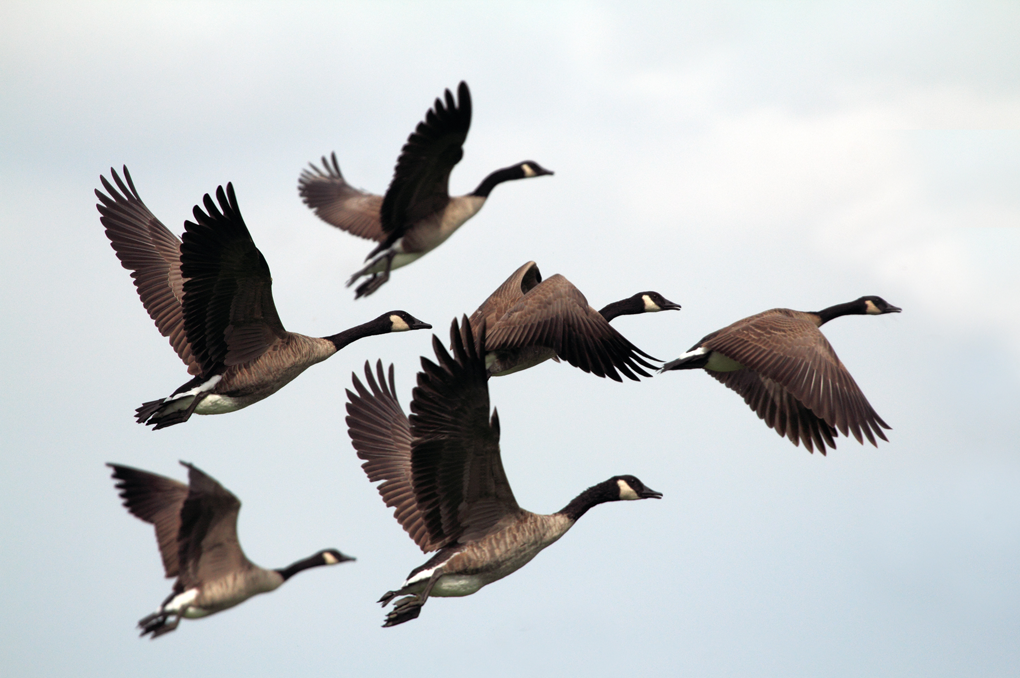
#> input picture lab/lab4/BirdFly.png, 1020 x 678 px, found by its file name
$ jupyter execute region_segment.ipynb
#> lines starting #> are read from the running program, lines starting #| are printed output that depends on the picture; after the words box and inside, x2 and y2 are one past the last pixel; in counts of white or black regions, pixels touching at a corner belong together
[cell 1]
import cv2
import numpy as np
import matplotlib.pyplot as plt

#### 自适应阈值化分割 ####
```
cv2.adaptiveThreshold(src, maxValue, adaptiveMethod, thresholdType, blockSize, C)
```
1. src--输入，灰度图像；
2. maxValue--二值化后图像中的较大灰度值（较小值始终为0）
3. adaptiveMethod--自适应阈值算法, 可选 ADAPTIVE_THRESH_MEAN_C（局部邻域块均值） 或 ADAPTIVE_THRESH_GAUSSIAN_C（局部邻域块高斯加权法）
4. thresholdType--二值化方法，只能选 THRESH_BINARY 或 THRESH_BINARY_INV；
5. blockSize--计算区域阈值的块大小，取奇数3、5、7等, 需多试几次；
6. C--常数，每个区域计算出的阈值的基础上再减去这个常数作为这个区域的最终阈值

[cell 2]
image = cv2.imread('../TestFigures/BirdFly.png')
#> image is the input picture: shape (678, 1020, 3); mean B, G, R 200.3, 198.2, 194.6
gray = cv2.cvtColor(image, cv2.COLOR_BGR2GRAY)
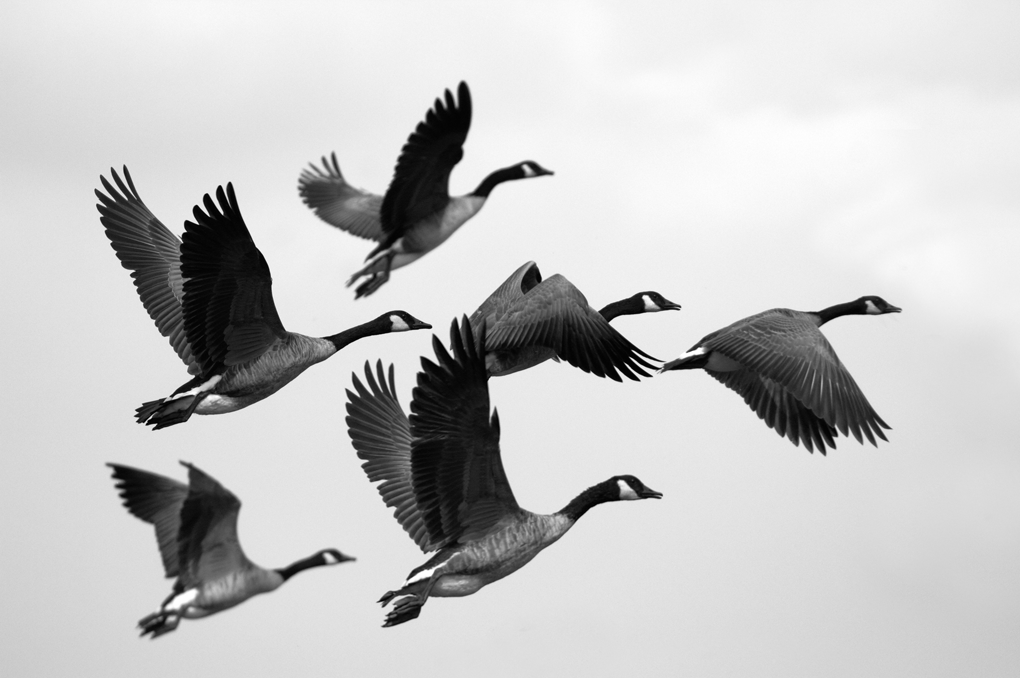
#> gray: shape (678, 1020); min 0, max 255, mean 197.3

# 自适应阈值化
bin_im = cv2.adaptiveThreshold(gray, 240, cv2.ADAPTIVE_THRESH_MEAN_C, cv2.THRESH_BINARY, blockSize=101, C=6)
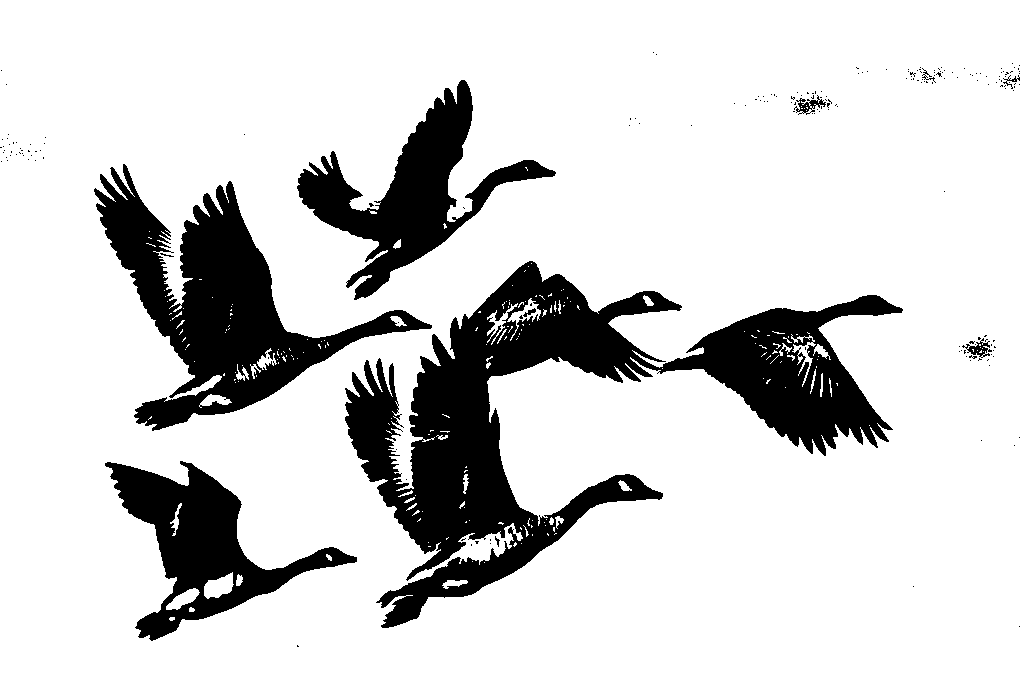
#> bin_im: shape (678, 1020); values 0 (black) and 240 (white), 82.7% white; 195 black regions (184 under 20 px), largest, box (x1, y1, x2, y2) and area: (345, 261, 903, 628) 59666, (94, 164, 432, 431) 27896, (297, 80, 556, 300) 16096

# 形态学开运算去除噪声
se = cv2.getStructuringElement(cv2.MORPH_RECT, (7, 7), (-1, -1))
bin_im = cv2.morphologyEx(bin_im, cv2.MORPH_OPEN, se)   # 开运算去除噪声
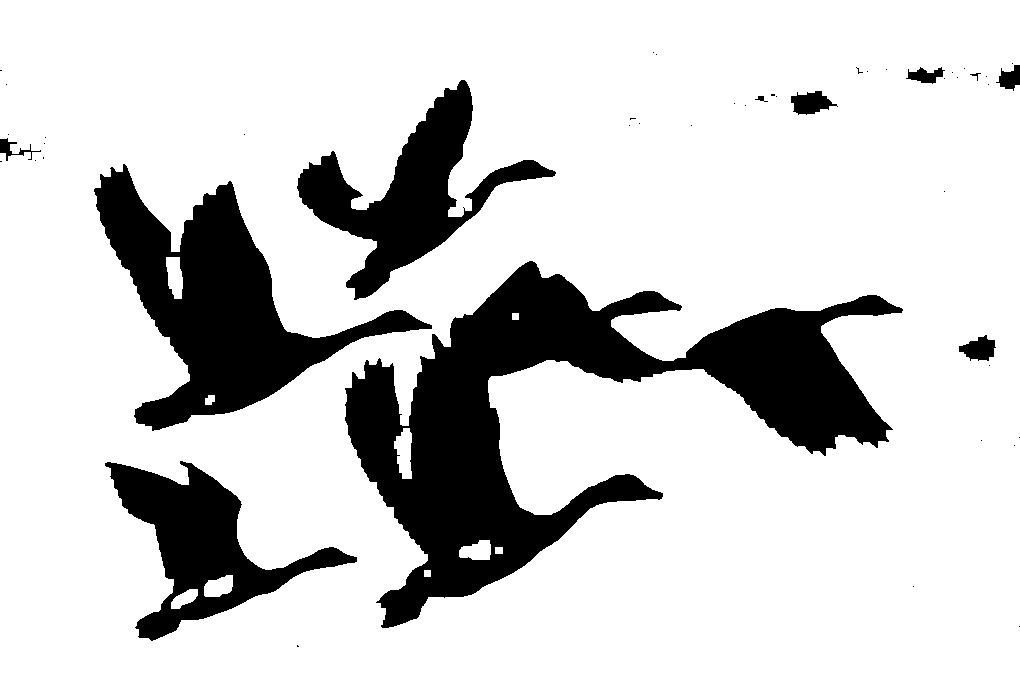
#> bin_im: shape (678, 1020); values 0 (black) and 240 (white), 81.3% white; 48 black regions (37 under 20 px), largest, box (x1, y1, x2, y2) and area: (345, 261, 903, 628) 65246, (94, 164, 432, 431) 30101, (297, 80, 556, 300) 16750

plt.rcParams['figure.figsize'] = [14, 12]
plt.subplot(121), plt.title('original')
plt.imshow(cv2.cvtColor(image, cv2.COLOR_BGR2RGB))

plt.subplot(122), plt.title('adapt_thresh')
plt.imshow(bin_im, cmap='gray')

plt.show()
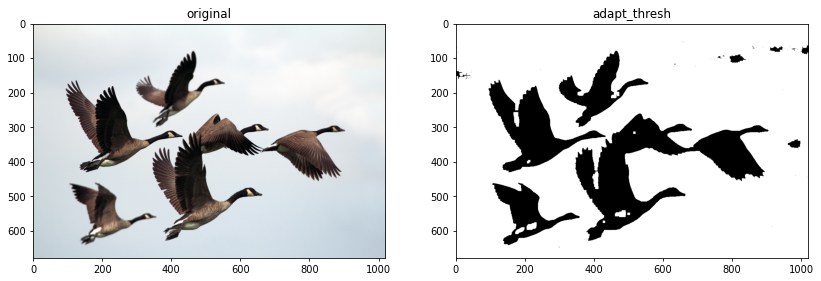
#> figure drawn by matplotlib, 2 panels

#np.min(bin_im)

#### 漫水填充法分割 ####
```
cv2.floodFill(src, mask, seed_point, new_val, low_diff, up_diff, flags)
```
1. src--输入，8位或浮点输入图像；
2. mask--单通道8位掩膜图像，长宽需比输入图像大两个像素，当flag指定FLOODFILL_MASK_ONLY时，算法不填充掩膜中非零像素区域，且填充的结果保存于 mask；
3. seed_point--种子点，即起始点；
4. new_val--像素点填充后被染色的值；
5. low_diff--待加入的像素与当前观察像素之间的颜色的最大负差值；
6. up_diff--待加入的像素与当前观察像素之间的颜色的最大正差值；
7. flags -- 操作标志符, 低八位用于控制算法的连通性，可取4(默认4连通)或者8，高8位建议 FLOODFILL_FIXED_RANGE, 此时考虑当前像素与种子像素之间的差，否则将考虑当前像素与其相邻像素的差

[cell 3]
rows, cols, _ = image.shape
#> rows = 678; cols = 1020
mask = np.zeros((rows+2, cols+2), dtype=np.uint8)
#mask[0:rows//2, 0:cols//2] = 1

newVal = (0, 200, 0)
lowV   = (60, 60, 60)
upV    = (50, 50, 50)
seed   = (200, 550)
flags  = 4 | cv2.FLOODFILL_FIXED_RANGE #| cv2.FLOODFILL_MASK_ONLY

ret, bin_im, mask, rect = cv2.floodFill(image.copy(), mask, seed, newVal, lowV, upV, flags)
#> bin_im: shape (678, 1020, 3)
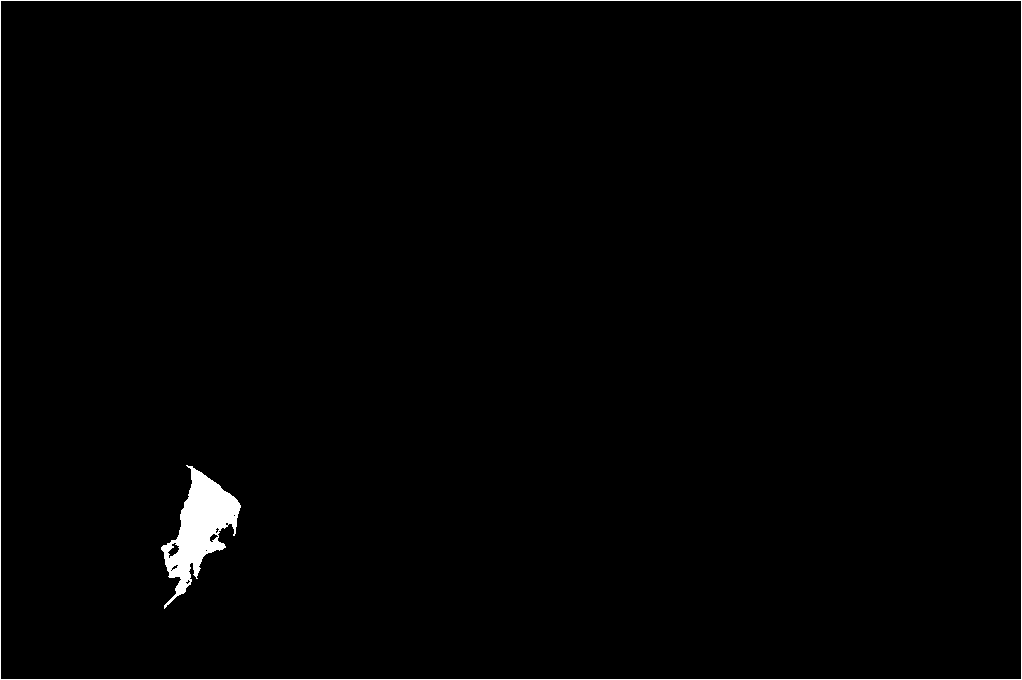
#> mask: shape (680, 1022); values 0 (black) and 1 (white), 1.1% white; 2 white regions, box (x1, y1, x2, y2) and area: (161, 465, 241, 609) 4579, (0, 0, 1022, 680) 3400
#> ret = 4579; rect = (160, 464, 80, 144)
# ret-填充像素数目，rect-填充矩形范围

#plt.rcParams['figure.figsize'] = [14, 12]
plt.subplot(121), plt.title('original')
plt.imshow(cv2.cvtColor(image, cv2.COLOR_BGR2RGB))

plt.subplot(122), plt.title('flood fill')
plt.imshow(bin_im, cmap='gray')

#bin_im.shape
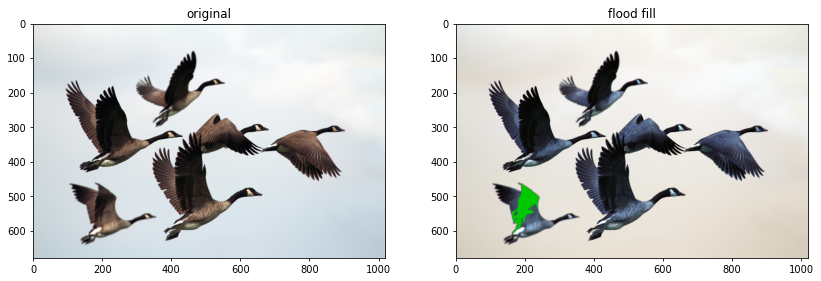
#> figure drawn by matplotlib, 2 panels; B, G, R data is drawn as R, G, B

$ run again, with lab/lab4/building.png copied over lab/lab4/BirdFly.png
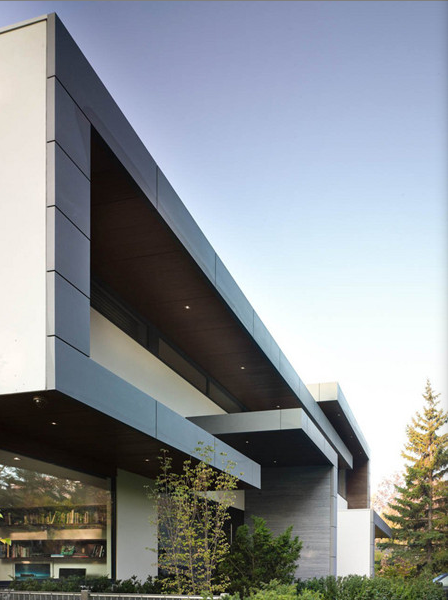
#> input picture lab/lab4/building.png, 448 x 600 px, found by its file name
#> image is the input picture: shape (600, 448, 3); mean B, G, R 148.6, 143.9, 138.7
#> `bin_im = cv2.adaptiveThreshold(gray, 240, cv2.ADAPTIVE_THRESH_MEAN_C, ..`:
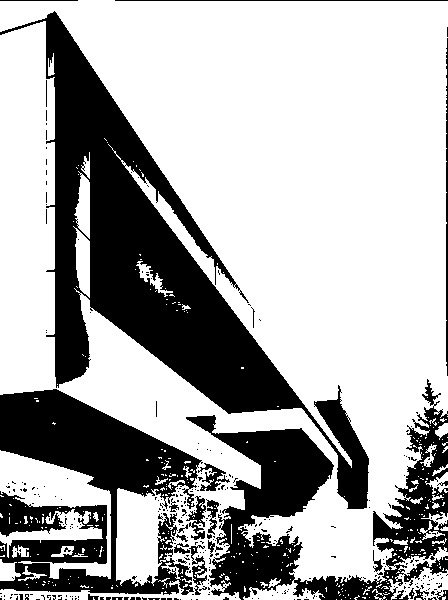
#> bin_im: shape (600, 448); values 0 (black) and 240 (white), 67.9% white; 318 black regions (290 under 20 px), largest, box (x1, y1, x2, y2) and area: (0, 11, 369, 509) 42324, (0, 389, 203, 595) 20843, (186, 379, 448, 600) 18888
#> mask: shape (602, 450); values 0 (black) and 1 (white), 4% white; 1 white region, box (x1, y1, x2, y2) and area: (0, 0, 450, 602) 10947
#> ret = 8847; rect = (0, 456, 245, 144)
#> `[cell 3] rows, cols, _ = image.shape mask = np.zeros((rows+2, cols+2),..`:
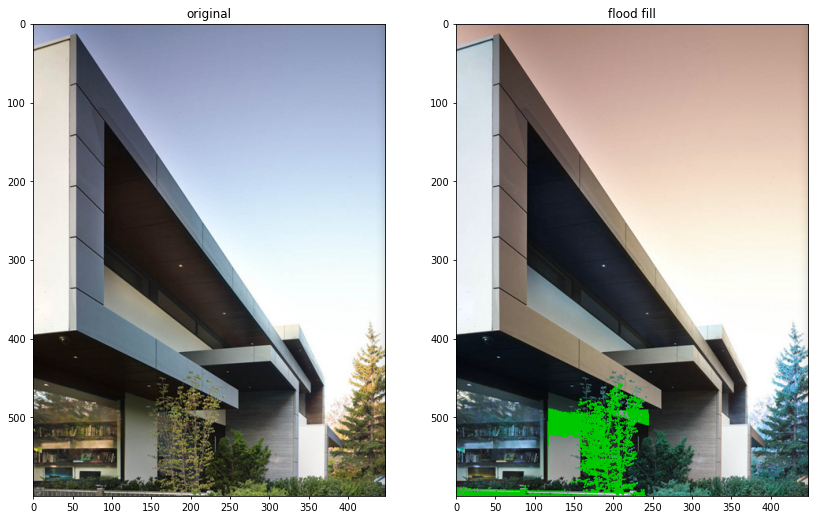
#> figure drawn by matplotlib, 2 panels; B, G, R data is drawn as R, G, B
